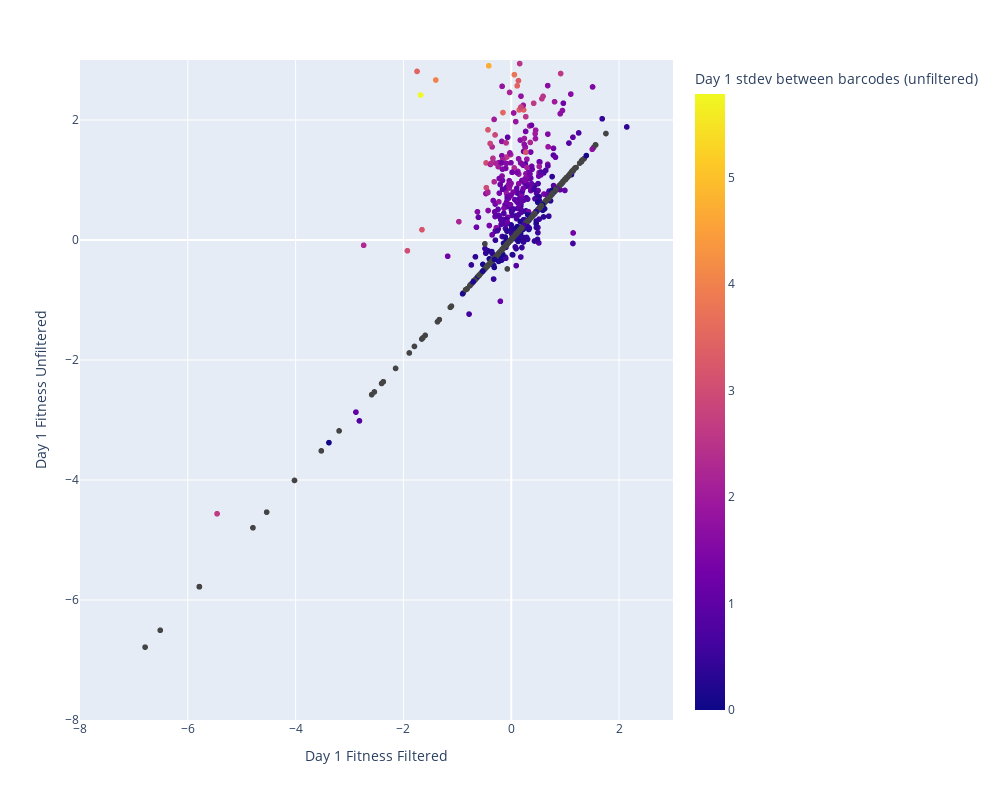

The code cell stored with this chart in its notebook:
### Code cell
to_keep = ['d1_fitness_mean','d1_fitness_std', 'd1_padj']
m1_filtering_comp = method1_results[to_keep].merge(method1_results_unfiltered[to_keep], left_index=True, right_index=True)
fig = px.scatter(m1_filtering_comp, x='d1_fitness_mean_x', y='d1_fitness_mean_y', hover_data=[m1_filtering_comp.index],
                width=1000, height=800, color='d1_fitness_std_y',
                labels={'d1_fitness_mean_x': 'Day 1 Fitness Filtered', 
                       'd1_fitness_mean_y': 'Day 1 Fitness Unfiltered',
                       'd1_fitness_std_y':'Day 1 stdev between barcodes (unfiltered)'},
                )
fig.update_xaxes(range=[-8, 3])
fig.update_yaxes(range=[-8, 3])
fig

### Figure 1 — Plotly figure (JSON) as saved in the notebook; plotly's stock layout.template omitted (floating-point values rounded to 4 significant figures; data arrays with more than 128 entries replaced by an {"elided": "..."} marker saying what was removed)
{"data": [{"customdata": {"elided": "1260x1 str values"}, "hovertemplate": "Day 1 Fitness Filtered=%{x}<br>Day 1 Fitness Unfiltered=%{y}<br>gene=%{customdata[0]}<br>Day 1 stdev between barcodes (unfiltered)=%{marker.color}<extra></extra>", "legendgroup": "", "marker": {"color": {"elided": "1260 float values"}, "coloraxis": "coloraxis", "symbol": "circle"}, "mode": "markers", "name": "", "showlegend": false, "type": "scattergl", "x": {"elided": "1260 float values"}, "xaxis": "x", "y": {"elided": "1260 float values"}, "yaxis": "y"}], "layout": {"coloraxis": {"colorbar": {"title": {"text": "Day 1 stdev between barcodes (unfiltered)"}}, "colorscale": [[0, "#0d0887"], [0.1111, "#46039f"], [0.2222, "#7201a8"], [0.3333, "#9c179e"], [0.4444, "#bd3786"], [0.5556, "#d8576b"], [0.6667, "#ed7953"], [0.7778, "#fb9f3a"], [0.8889, "#fdca26"], [1, "#f0f921"]]}, "height": 800, "legend": {"tracegroupgap": 0}, "margin": {"t": 60}, "width": 1000, "xaxis": {"anchor": "y", "domain": [0, 1], "range": [-8, 3], "title": {"text": "Day 1 Fitness Filtered"}}, "yaxis": {"anchor": "x", "domain": [0, 1], "range": [-8, 3], "title": {"text": "Day 1 Fitness Unfiltered"}}}}
